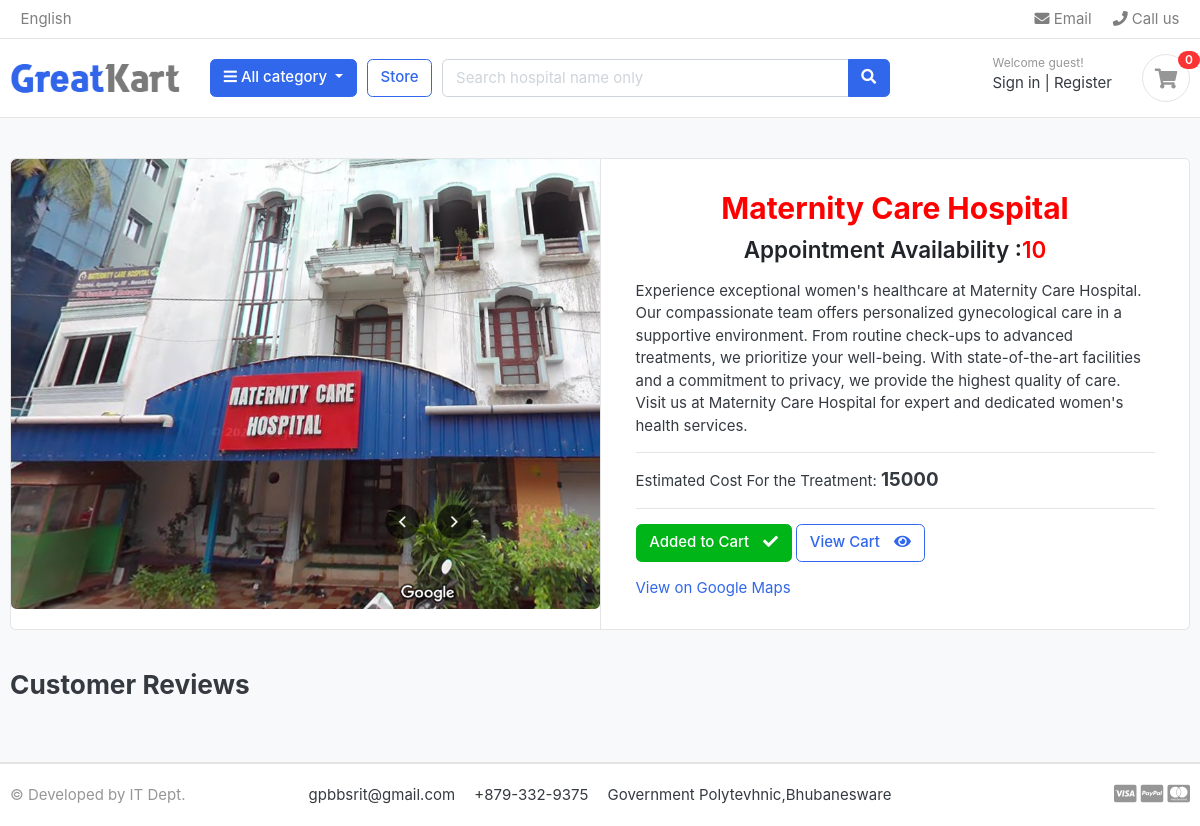
Page /store/catagory/gynecology/maternity-care-hospital/ on the committed database.
### store/models.py (models this page shows, shortened)
class Product(models.Model):
    product_name=models.CharField(max_length=200,unique=True)
    slug=models.SlugField(max_length=200,unique=True)
    address=models.TextField(max_length=500,blank=True)
    description=models.TextField(max_length=500,blank=True)
    price=models.IntegerField()
    image=models.ImageField(upload_to='photos/product/')
    stock=models.IntegerField()
    is_available=models.BooleanField(default=True)
    catagory=models.ForeignKey(Catagory,on_delete=models.CASCADE)
    created_date=models.DateTimeField(auto_now_add=True)
    modified_date=models.DateTimeField(auto_now=True)

### store/views.py (the view)
# urls.py: path('catagory/<slug:catagory_slug>/<slug:product_slug>/',views.product_detail,name='product_detail'),
def product_detail(request,catagory_slug,product_slug):
    try:
        single_product=Product.objects.get(catagory__slug=catagory_slug,slug=product_slug)
        in_cart=CartItem.objects.filter(cart__cart_id=_cart_id(request),product=single_product).exists()
        reviews=Review.objects.all()
    except Exception as e:
        raise e
    context={
    'single_product':single_product,
    'in_cart':in_cart,
    'reviews':reviews
    }
    return render(request,'store/product_detail.html',context)

### carts/context_processors.py (called while the page is built)
def counter(request):
    cart_count=0
    if 'admin' in request.path:
        return {}
    else:
        try:
            cart=Cart.objects.filter(cart_id=_cart_id(request))
            if request.user.is_authenticated:
                cart_items=CartItem.objects.all().filter(user=request.user)
            else:
                cart_items=CartItem.objects.all().filter(cart=cart[:1])
            for cart_item in cart_items:
                cart_count+=cart_item.quantity
        except Cart.DoesNotExist:
            cart_count=0
    return dict(cart_count=cart_count)

### carts/views.py (called while the page is built)
def _cart_id(request):
    cart=request.session.session_key
    if not cart:
        cart=request.session.create()
    return cart

### catagory/context_processors.py (called while the page is built)
def menu_link(request):
    links=Catagory.objects.all()
    return dict(links=links)

### catagory/models.py (called while the page is built)
    def get_url(self):
        return reverse('product_by_catagory',args=[self.slug])

### templates/store/product_detail.html (shortened to what this page needs)
{% extends 'base.html'%}
{% load static%}
{% block content%}
{% include 'includes/navbar.html'%}
<section class="section-content padding-y bg">
<div class="container">
<div class="card">
	<div class="row no-gutters">
		<aside class="col-md-6">
<article class="gallery-wrap">
	<div class="img-big-wrap">
	   <a href="#"><img src="{{single_product.image.url}}"></a>
	</div>
</article>
		</aside>
		<main class="col-md-6 border-left">
<article class="content-body">
<h2 class="title" style="text-align: center;"><span style="color: red;">{{single_product.product_name}}</span></h2>
<div class="mb-3" style="text-align: center;">
	<var class="price h4">Appointment Availability :<span style="color: red">{{single_product.stock}}</span></var>
</div>
<p>{{single_product.description}}</p>
<hr>
<div style="display: inline;">
	<p style="display: inline;">Estimated Cost For the Treatment:</p>
	<h5 style="display: inline;">{{single_product.price}}</h5>
</div>
<hr>
{% if single_product.stock <= 0 %}
<h5 class="text-danger">Opps, Appointment Not Available. Try Tomorrow.</h5>
{% else %}
{% if in_cart%}
<a href="" class="btn  btn-success"> <span class="text">Added to Cart</span> <i class="fas fa-check"></i>  </a>
<a href="{% url 'carts'%}" class="btn  btn-outline-primary"> <span class="text">View  Cart</span> <i class="fas fa-eye"></i>  </a>
{%else %}
<a href="{% url 'add_cart' single_product.id %}" class="btn  btn-primary"> <span class="text">Book Appointment</span> <i class="fas fa-shopping-cart"></i>  </a>
{% endif%}
{% endif %}
<a href="{{ single_product.address }}" target="_blank">View on Google Maps</a>
</article>
</main>
</div>
</div>
<br>
<div class="row">
			<div class="col-md-9">
	<header class="section-heading">
		<h3>Customer Reviews </h3>
	</header>
	</div>
</div>
</div>
</section>
{% include 'includes/footer.html'%}
{% endblock%}

### greatkart/static/css/ui.css (style rules this page uses)
html { font-family: "Inter", sans-serif; font-size: 15px; }
.content-body { flex: 1 1 auto; padding: 2rem 2.3rem; }
.padding-y { padding-top: 40px; padding-bottom: 40px; }
var { font-style: normal; }
article:after, .form-group:after { display: block; clear: both; content: ""; }
.bg { background-color: #f8f9fa; }
.section-heading { margin-bottom: 20px; margin-top: 15px; }
.btn .text + i { margin-left: 10px; }
.price { font-weight: 600; color: #212529; }
.gallery-wrap .img-big-wrap { margin-bottom: 10px; border-radius: 0.37rem; overflow: hidden; background-color: #fff; }
.gallery-wrap .img-big-wrap a { text-align: center; display: block; }
.gallery-wrap .img-big-wrap img { height: 450px; width: auto; display: inline-block; }

### rows in the picture
Product: image (picture), product_name "Maternity Care Hospital", stock "10", description "Experience exceptional women's healthcare at Maternity Care Hospital. Our compassionate team offers personalized gynecological care in a supportive environment. From routine check-ups to advanced treatments, we prioritize your well-being. With state-of-the-art facilities and a commitment to privacy, we provide the highest quality of care. Visit us at Maternity Care Hospital for expert and dedicated women's health services.", price "15000"

### other values in the picture
{{ cart_count }} "0"
